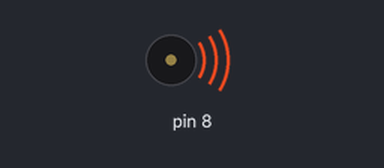
This sketch was run on a simulated Arduino Nano, built with avr-gcc and run on an emulated ATmega328P. On the bench: buzzer (waves = sounding).

Above: at 0.1 s.
At 60.3 s:
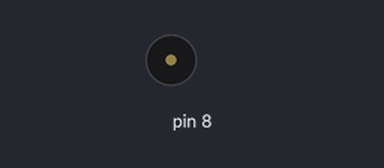
Timing chart, 0 to 61.8 s (numbered marks = the images above):
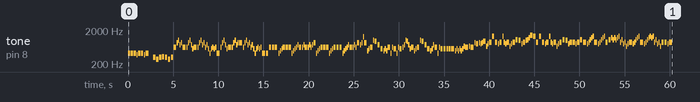

The sketch:

toneMelody.ino
```cpp
#include "pitches.h"

// notes in the melody:
int melody[] = {
    GS4, GS4, GS4, FS4, GS4, GS4, FS4, GS4,
    0, DS4, CS4, DS4, E4, DS4, CS4, DS4,
    DS5, GS5, B5, FS5, GS5, DS5,
    DS5, GS5, B5, FS5, CS5, DS5,
    DS5, GS5, B5, FS5, GS5, DS5, FS5, CS5, GS4, CS5, DS5, CS5, DS5, GS4,
    DS5, GS5, B5, FS5, CS5, DS5,
    DS5, GS5, B5, FS5, GS5, GS5,
    DS5, GS5, B5, FS5, GS5, DS5, FS5, CS5, GS4, CS5, DS5, CS5, DS5, GS4,
    GS4, DS5, DS5, DS5,
    0, GS4, B4, CS5,
    DS5, DS5, DS5,
    GS4, B4, CS5,
    DS5, FS5, DS5,
    DS5, FS5, DS5,
    DS5, FS5, DS5, FS5, GS5,
    GS4, B4, CS5,//DAKEDO
    DS5, DS5, DS5,//NAINAINAI
    GS4, B4, CS5, //KOREMO
    DS5, DS5, DS5,//NAINAINAI
    GS4, B4, CS5,
    DS5, FS5, DS5,
    DS5, FS5, DS5,
    GS5, FS5, GS5, DS6, GS5,//SAKOTAETE
    B4, CS5, DS5,
    B5, AS5, FS5,
    CS5, B4, CS5, B4, DS5,
    GS4, DS5, CS5,//NANTE
    GS4, DS5, CS5,//WATASHI
    DS5, FS5, B5, AS5, FS5, CS5, DS5,//WAKARANAIKUTESA
    B4, CS5, DS5, B5, AS5, FS5, CS5,
    B4, CS5, FS5, DS5, GS4, DS5,
    CS5, CS5, CS5, CS5, CS5,
    B4, CS5, B4, CS5, B4, CS5,
    E5, DS5, E5, DS5,
    GS5, G5, GS5, G5, GS5, AS5,
    E5, G5, A5, E6, A5,
    G5, A5, E6, A5, G5, A5,
    E5, G5, A5, C6, B5, G5,
    A5, B5, C6, D6, F6, E6, //究極のアイドル
    A5, E6, A5,
    G5, A5, E6, A5, G5, A5,//金輪賽
    E5, G5, A5, C6, B5,
    G5, A5, A5, G5, A5, C6,
    A5, G5, A5, C6, D6, E6,
    A5, G5, A5, C6, D6, E6,
    A5, C6, D6, C6, D6, C6, D6, E6,
    A5, C6, G5, A5, E5, G5,
    A5, G5, A5, C6, D6, E6,
    A5, G5, A5, C6, D6, E6, D6, E6,
    A5, C6, G5, A5, E5, A5, A5, G5, A5
};

// note durations: 4 = quarter note, 8 = eighth note, etc.:
int noteDurations[] = {
  4, 4, 4, 8, 4, 4, 8, 3, //8
  3, 4, 4, 4, 4, 4, 4, 4, //8
  4, 8, 8, 8, 8, 3, //6
  8, 8, 8, 8, 8, 3, //6
  8, 8, 8, 8, 8, 8, 8, 8, 8, 8, 8, 8, 8, 3, //14
  8, 8, 8, 8, 8, 3, //6
  8, 8, 8, 8, 8, 3, //6
  8, 8, 8, 8, 8, 8, 8, 8, 8, 8, 8, 8, 8, 3, //14
  4, 4, 4, 4, //4
  16, 8, 8, 8, //3
  4, 4, 4, //3
  8, 8, 8, //3
  8, 8, 4, //3
  8, 8, 4, //3
  8, 8, 8, 8, 5, //5
  8, 8, 8,
  4, 4, 4,
  8, 8, 8,
  4, 4, 4,
  8, 8, 8,
  8, 8, 4,
  8, 8, 8,
  4, 8, 8, 8, 4,
  8, 8, 4,
  8, 4, 4,
  4, 8, 8, 8, 4,
  8, 8, 4,
  8, 8, 4,
  8, 8, 8, 8, 8, 8, 4,
  8, 8, 4, 8, 4, 4, 4,
  8, 8, 8, 4, 8, 8,
  4, 4, 5, 5, 3,
  8, 8, 8, 8, 8, 8,
  8, 3, 8, 3,
  8, 4, 8, 8, 8, 4,
  8, 8, 4, 4, 4,//5
  8, 4, 8, 8, 8, 4,//6
  8, 8, 4, 4, 4, 8,//6
  4, 8, 8, 8, 4, 4,//6
  4, 4, 4,
  8, 4, 8, 8, 8, 4,
  8, 8, 4, 4, 4,
  8, 4, 4, 8, 4, 4,
  3, 8, 8, 8, 8, 8,
  3, 8, 8, 8, 8, 8,
  4, 4, 8, 8, 8, 8, 8, 8,
  8, 8, 8, 8, 8, 8,
  3, 8, 8, 8, 8, 8,
  3, 8, 8, 8, 8, 8, 8, 8,
  8, 8, 8, 8, 8, 4, 4, 8, 3
};

void setup() {
  // iterate over the notes of the melody:
  for (int thisNote = 0; thisNote < sizeof(melody)/sizeof(melody[0]); thisNote++) {

    // to calculate the note duration, take one second divided by the note type.
    //e.g. quarter note = 1000 / 4, eighth note = 1000/8, etc.
    int noteDuration = 1000 / noteDurations[thisNote];
    tone(8, melody[thisNote], noteDuration);

    // to distinguish the notes, set a minimum time between them.
    // the note's duration + 30% seems to work well:
    int pauseBetweenNotes = noteDuration * 1.30;
    delay(pauseBetweenNotes);
    // stop the tone playing:
    noTone(8);
  }
}

void loop() {
  // no need to repeat the melody.
}
```

pitches.h
```cpp
/*************************************************
   Public ConStantS
 *************************************************/

#define B0  31
#define C1  33
#define CS1 35
#define D1  37
#define DS1 39
#define E1  41
#define F1  44
#define FS1 46
#define G1  49
#define GS1 52
#define A1  55
#define AS1 58
#define B1  62
#define C2  65
#define CS2 69
#define D2  73
#define DS2 78
#define E2  82
#define F2  87
#define FS2 93
#define G2  98
#define GS2 104
#define A2  110
#define AS2 117
#define B2  123
#define C3  131
#define CS3 139
#define D3  147
#define DS3 156
#define E3  165
#define F3  175
#define FS3 185
#define G3  196
#define GS3 208
#define A3  220
#define AS3 233
#define B3  247
#define C4  262
#define CS4 277
#define D4  294
#define DS4 311
#define E4  330
#define F4  349
#define FS4 370
#define G4  392
#define GS4 415
#define A4  440
#define AS4 466
#define B4  494
#define C5  523
#define CS5 554
#define D5  587
#define DS5 622
#define E5  659
#define F5  698
#define FS5 740
#define G5  784
#define GS5 831
#define A5  880
#define AS5 932
#define B5  988
#define C6  1047
#define CS6 1109
#define D6  1175
#define DS6 1245
#define E6  1319
#define F6  1397
#define FS6 1480
#define G6  1568
#define GS6 1661
#define A6  1760
#define AS6 1865
#define B6  1976
#define C7  2093
#define CS7 2217
#define D7  2349
#define DS7 2489
#define E7  2637
#define F7  2794
#define FS7 2960
#define G7  3136
#define GS7 3322
#define A7  3520
#define AS7 3729
#define B7  3951
#define C8  4186
#define CS8 4435
#define D8  4699
#define DS8 4978
```
